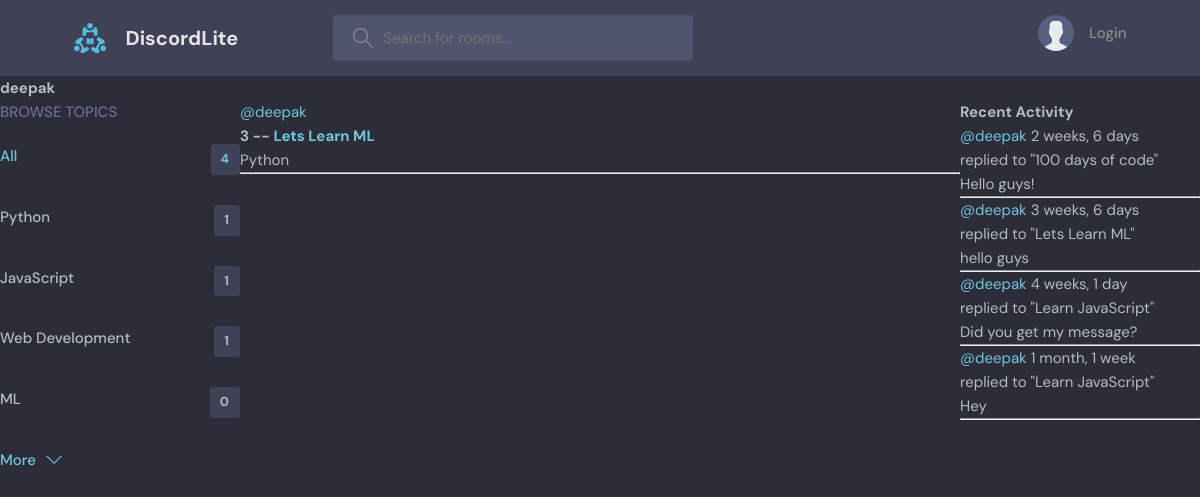
The app's page /profile/1/, older data.
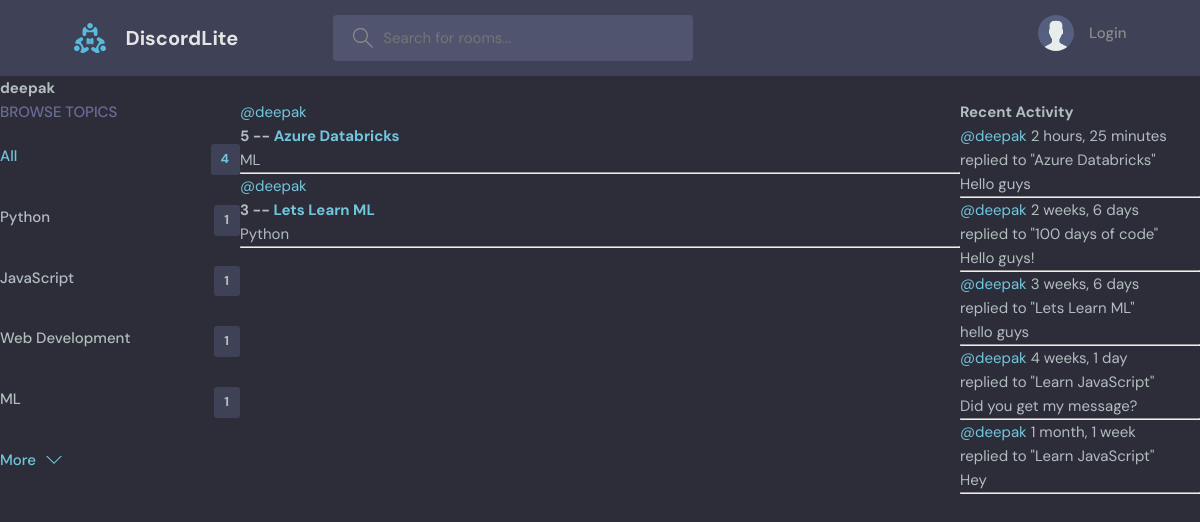
The same page, newer data.
### base/models.py (models this page shows, shortened)
class Topic(models.Model):
    name = models.CharField(max_length=200)

class Room(models.Model):
    host = models.ForeignKey(User, on_delete=models.SET_NULL, null=True)
    topic = models.ForeignKey(Topic, on_delete=models.SET_NULL, null=True)
    name = models.CharField(max_length=200)
    description = models.TextField(null=True, blank=True)
    participants = models.ManyToManyField(
        User, related_name='participants', blank=True)
    updated = models.DateTimeField(auto_now=True)
    created = models.DateTimeField(auto_now_add=True)
    class Meta:
        ordering = ["-updated", "-created"]
    def __str__(self):
        return self.name

class Message(models.Model):
    user = models.ForeignKey(User, on_delete=models.CASCADE)
    room = models.ForeignKey(Room, on_delete=models.CASCADE)
    body = models.TextField()
    updated = models.DateTimeField(auto_now=True)
    created = models.DateTimeField(auto_now_add=True)
    class Meta:
        ordering = ["-updated", "-created"]
    def __str__(self):
        return self.body[:50]

### base/views.py (the view)
# urls.py: path('profile/<str:pk>/', views.userProfile, name='user-profile'),
def userProfile(request, pk):
    user = User.objects.get(id=pk)
    rooms_list = user.room_set.all()
    room_messages = user.message_set.all()
    topics = Topic.objects.all()
    context = {'user': user, 'rooms_list': rooms_list,
               'room_messages': room_messages, 'topics': topics}
    return render(request, 'base/profile.html', context)

### base/templates/base/profile.html (shortened to what this page needs)
{% extends 'main.html' %} {% block content %}
<h1>{{user.username}}</h1>
<div class="profile-container">
    <div>{% include 'base/topics_component.html'%}</div>
    <div>{% include 'base/feed_component.html'%}</div>
    <div>{% include 'base/activity_component.html' %}</div>
</div>
{% endblock content%}

### templates/main.html (shortened to what this page needs)
<!DOCTYPE html>
{% load static %}
<html lang="en">
    <head>
        <link rel="stylesheet" href="{% static 'styles/style.css' %%}"" />
    </head>
    <body>
        {% include 'navbar.html' %}  {% block content %} {% endblock %}
    </body>
</html>

### templates/navbar.html (shortened to what this page needs)
{% load static %}
<header class="header header--loggedIn">
    <div class="container">
        <a href="{% url 'home' %}" class="header__logo">
            <img src="{% static 'images/logo.svg' %}" />
            <h1>DiscordLite</h1>
        </a>
        <form class="header__search" method="GET" action="{% url 'home' %}">
            <label>
                <input type="text" name="q" placeholder="Search for rooms..." />
            </label>
        </form>
        <nav class="header__menu">
            {% if request.user.is_authenticated %}
            <div class="header__user">
                <a href="profile.html">
                    <div class="avatar avatar--medium active">
                        <img src="https://randomuser.me/api/portraits/men/37.jpg" />
                    </div>
                    <p>
                        {{ request.user.username }}
                        <span>@{{ request.user.username }}</span>
                    </p>
                </a>
                <button class="dropdown-button">
                    <svg version="1.1" xmlns="http://www.w3.org/2000/svg" width="32" height="32" viewBox="0 0 32 32">
                        <title>chevron-down</title>
                        <path d="M16 21l-13-13h-3l16 16 16-16h-3l-13 13z"></path>
                    </svg>
                </button>
            </div>
            {% else %}
            <a href="{% url 'login' %}">
                <img src="{% static 'images/avatar.svg' %}" />
                <p>Login</p>
            </a>
            {% endif %}
        </nav>
    </div>
</header>

### base/templates/base/topics_component.html
<div class="topics">
    <div class="topics__header">
        <h2>Browse Topics</h2>
    </div>
    <ul class="topics__list">
        <li>
            <a href="{% url 'home' %}" class="active"
                >All <span>{{ topics.count }}</span></a
            >
        </li>
        {% for topic in topics %}
        <li>
            <a href="{% url 'home' %}?q={{topic.name}}"
                >{{topic.name}}<span>{{ topic.room_set.all.count }}</span></a
            >
        </li>
        {% endfor %}
    </ul>
    <a class="btn btn--link" href="topics.html">
        More
        <svg
            version="1.1"
            xmlns="http://www.w3.org/2000/svg"
            width="32"
            height="32"
            viewBox="0 0 32 32"
        >
            <title>chevron-down</title>
            <path d="M16 21l-13-13h-3l16 16 16-16h-3l-13 13z"></path>
        </svg>
    </a>
</div>

### base/templates/base/feed_component.html (shortened to what this page needs)
{% for room in rooms_list %}
<div>
    <a href="{% url 'user-profile' room.host.id %}">@{{room.host.username}}</a>
    <h5>
        {{room.id}} --
        <a href="{% url 'room' room.id %}">{{room.name}}</a>
    </h5>
    <small>{{room.topic.name}}</small>
    <hr />
</div>
{% endfor %}

### base/templates/base/activity_component.html (shortened to what this page needs)
<h3>Recent Activity</h3>
{% for message in room_messages %}
<div>
    <small>
        <a href="{% url 'user-profile' message.user.id %}">@{{message.user}}</a>
        {{message.created|timesince}}
    </small>
    <br />
    <small>replied to "{{message.room}}"</small>
    <p>{{message}}</p>
    <hr />
</div>
{% endfor %}

### static/styles/style.css (style rules this page uses)
:root { --color-main: #71c6dd; --color-main-light: #e1f6fb; --color-dark: #3f4156; --color-dark-medium: #51546e; --color-dark-light: #696d97; --color-light: #e5e5e5; --color-gray: #8b8b8b; --color-light-gray: #b2bdbd; --color-bg: #2d2d39; --color-success: #5dd693; --color-error: #fc4b0b; }
* { font-family: "DM Sans", -apple-system, BlinkMacSystemFont, "Segoe UI", Roboto, Oxygen, Ubuntu, Cantarell, "Open Sans", "Helvetica Neue", sans-serif; margin: 0; padding: 0; box-sizing: border-box; text-rendering: optimizeLegibility; font-size: inherit; }
html { font-size: 56.25%; }
@media only screen and (min-width: 1200px) { html { font-size: 62.5%; } }
body { line-height: 1.6; font-weight: 400; font-size: 1.5rem; color: var(--color-light-gray); background-color: var(--color-bg); min-height: 100vh; }
img { width: 100%; }
a { display: inline-block; color: var(--color-main); text-decoration: none; }
.container { max-width: 120rem; width: 90%; margin: auto; }
.btn { background-color: transparent; border: none; display: inline-flex; align-items: center; gap: 1rem; cursor: pointer; transition: all ease-in-out 0.3s; padding: 1rem 2rem; border-radius: 5px; box-shadow: 1px 1px 3px 1px rgba(0, 0, 0, 0.15); font-weight: 500; }
.btn--link { border-radius: 0; padding: 0; color: var(--color-main); box-shadow: none; }
.btn > svg { fill: currentColor; width: 1.6rem; height: 1.6rem; }
.header { padding: 1.5rem; background-color: var(--color-dark); }
.header > .container { display: flex; gap: 9.5rem; }
.header__logo, .header__user { display: flex; gap: 2rem; align-items: center; }
.header__logo > img { height: 3.2rem; width: 3.2rem; }
.header__logo > h1 { font-weight: 700; font-size: 2rem; color: var(--color-light); }
.header__search > label { background-color: var(--color-dark-medium); padding: 1.3rem 1rem; display: flex; align-items: center; gap: 1rem; border-radius: 4px; }
.header__search svg { fill: var(--color-gray); width: 2rem; height: 2rem; margin-left: 1rem; }
.header__search input { width: 30rem; background: transparent; border: none; outline: none; color: var(--color-light); }
.header__menu { margin-left: auto; position: relative; }
.header__menu a { display: flex; gap: 1.5rem; align-items: center; font-weight: 500; text-decoration: none; color: var(--color-gray); }
.header__menu img { height: 3.6rem; }
.header__menu p { line-height: 1.2; }
.topics__header { margin-bottom: 2rem; }
.topics__header h2 { text-transform: uppercase; font-weight: 500; color: var(--color-dark-light); }
.topics__list { list-style: none; }
.topics__list li a { display: flex; justify-content: space-between; margin-bottom: 3rem; font-weight: 500; color: var(--color-light-gray); transition: all 0.3s ease-in-out; }
.topics__list li a.active, .topics__list li a:hover { color: var(--color-main); }
.topics__list li a span { padding: 0.5rem 1rem; background-color: var(--color-dark); border-radius: 3px; font-size: 1.3rem; font-weight: 700; letter-spacing: 1px; }

### base/templates/base/profile.html (style rules this page uses)
.profile-container { display: grid; grid-template-columns: 1fr 3fr 1fr; }

Row changes from the older to the newer data that the page shows:
computed for Topic "ML": room_set.all.count "0" → "1"
added Room: host.username "deepak", id "5", name "Azure Databricks", topic.name "ML"
added Message: user "deepak", created "2 hours, 25 minutes", room "Azure Databricks", body "Hello guys"
